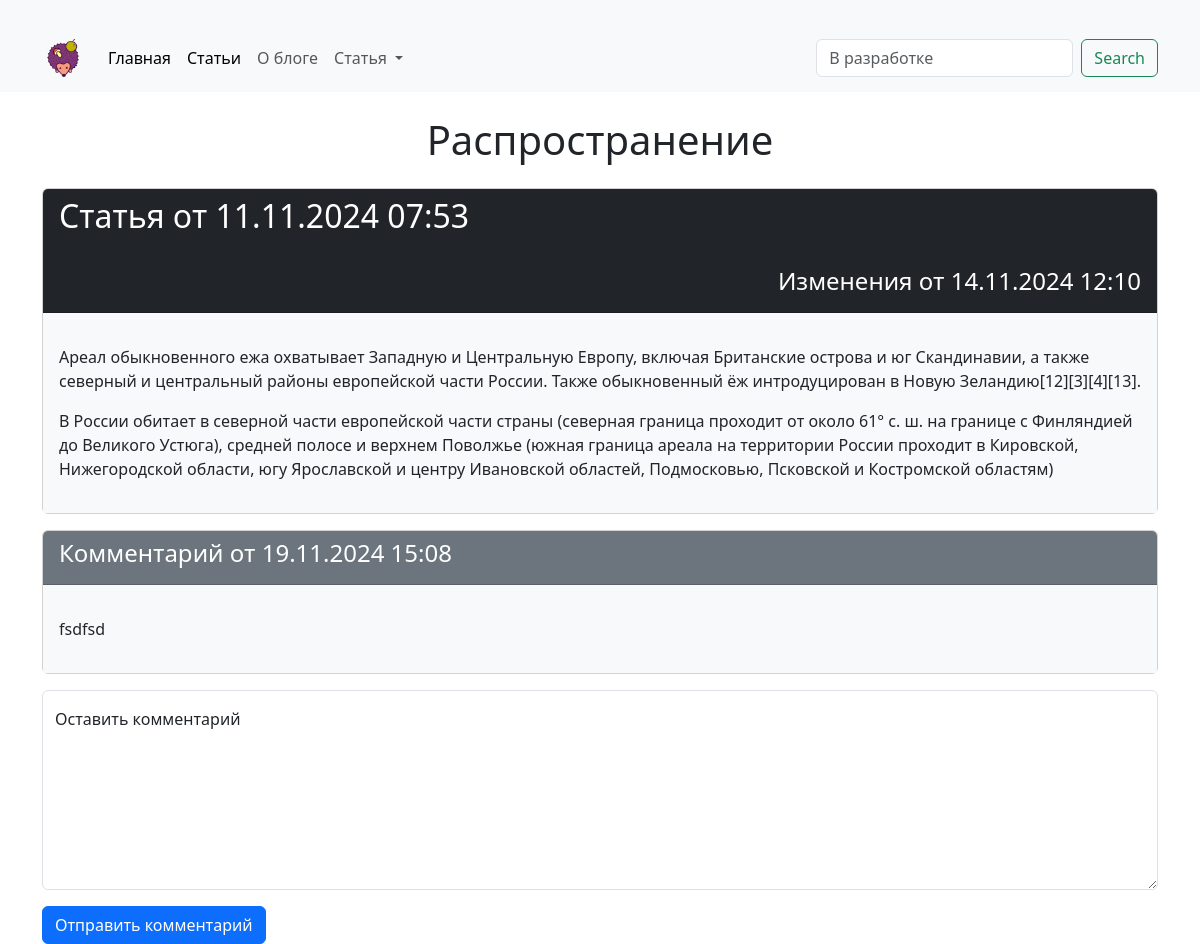
The page /articles/4/ on the database its author committed.
### hexlet_django_blog/article/models.py (models this page shows, shortened)
class Article(models.Model):
    name = models.CharField(max_length=100)  # название статьи
    body = models.TextField()  # тело статьи
    created_at = models.DateTimeField(auto_now_add=True)
    updated_at = models.DateTimeField(auto_now=True)

class Comment(models.Model):
    body = models.TextField()
    article = models.ForeignKey(
        Article, on_delete=models.CASCADE, related_name="comments"
    )
    created_at = models.DateTimeField(auto_now_add=True)
    class Meta:
        ordering = ["created_at"]

### hexlet_django_blog/article/views.py (the view)
class ArticleInfo(View):
    def get(self, request, *args, **kwargs):
        article = get_object_or_404(Article, id=kwargs["article_id"])
        comments = article.comments.filter()
        form = ArticleCommentForm()
        return render(
            request,
            "articles/info.html",
            context={
                "article": article,
                "comments": comments,
                "form": form,
            },
        )

### hexlet_django_blog/article/forms.py
class ArticleCommentForm(forms.ModelForm):
    class Meta:
        model = Comment
        fields = ['body']

### hexlet_django_blog/templates/articles/info.html (shortened to what this page needs)
{% extends "base.html" %}
{% block header %}{{ article.name }}{% endblock %}
{% block content %}
<div class="card mb-3">
  <div class="card-header bg-dark text-white">
    <h2> Статья от {{ article.created_at|date:"d.m.Y H:i" }}</h2>
    <br>
    <h4 class="text-end">Изменения от {{ article.updated_at|date:"d.m.Y H:i" }}</h4>
  </div>
  <div class="card-body bg-light">
    <p class="">{{ article.body|linebreaks }}</p>
  </div>
</div>
{% for comment in comments %}
<div class="card mb-3">
  <div class="card-header bg-secondary text-white">
    <h4> Комментарий от {{ comment.created_at|date:"d.m.Y H:i" }}</h4>
  </div>
  <div class="card-body bg-light">
    <p class="">{{ comment.body|linebreaks }}</p>
  </div>
</div>
{% empty %}
    <div>
        <p>К этой статье еще нет комментариев.</p>
    </div>
{% endfor %}
{% include "articles/comment.html" %}
{% endblock %}

### rows shown on the page
Article: name "Распространение", created_at "11.11.2024 07:53", updated_at "14.11.2024 12:10", body "Ареал обыкновенного ежа охватывает Западную и Центральную Европу, включая Британские острова и юг Скандинавии, а также северный и центральный районы европейской части России. Также обыкновенный ёж интродуцирован в Новую Зеландию[12][3][4][13]. В России обитает в северной части европейской части страны (северная граница проходит от около 61° с. ш. на границе с Финляндией до Великого Устюга), средней полосе и верхнем Поволжье (южная граница ареала на территории России проходит в Кировской, Нижегородской области, югу Ярославской и центру Ивановской областей, Подмосковью, Псковской и Костромской областям)"
Comment: created_at "19.11.2024 15:08", body "fsdfsd"
